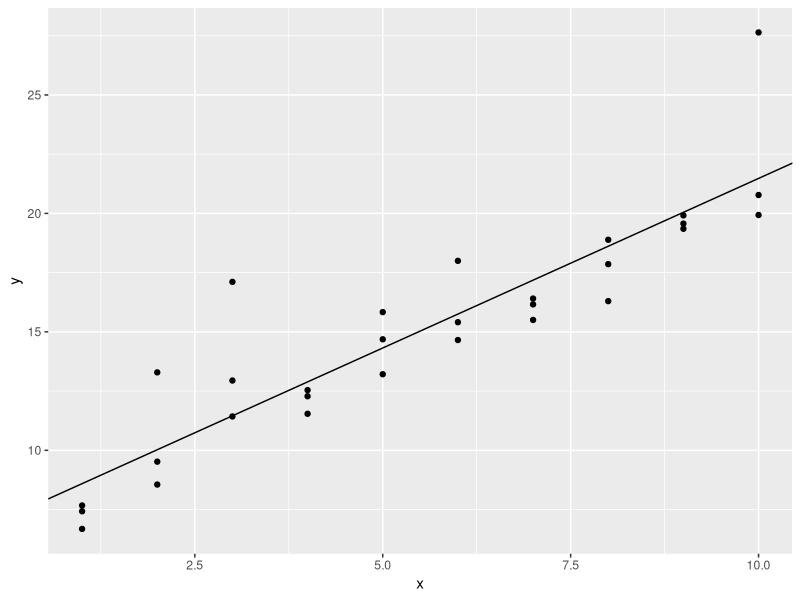
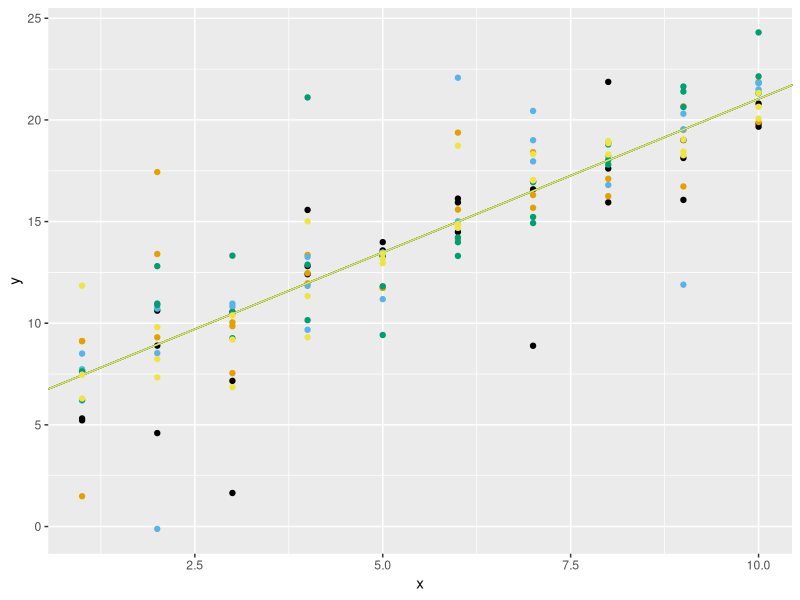
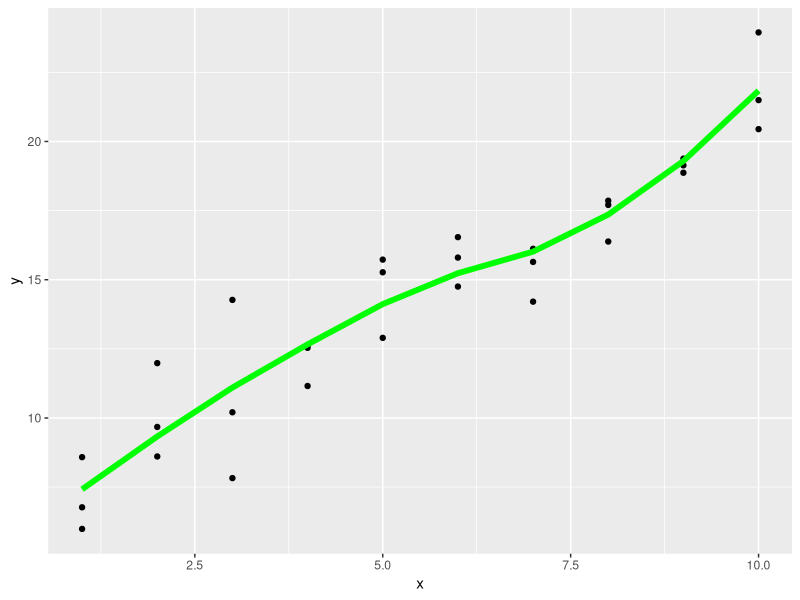
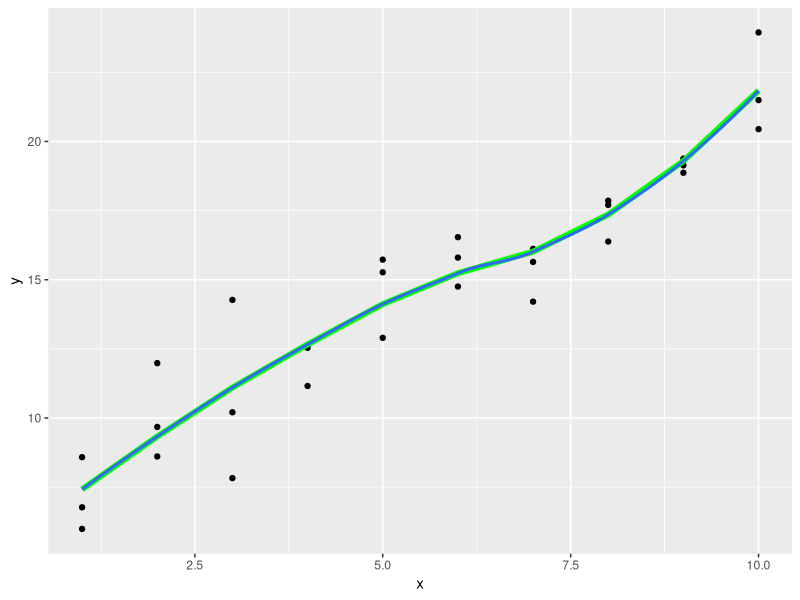

Reproduce these figures in R, in order.
## ---- chunk 1
knitr::opts_chunk$set(echo = TRUE)
#required packages
library(modelr)
library(tidyverse)
options(na.action = na.warn)
## ---- chunk 2
sim1a <- tibble(
  x = rep(1:10, each = 3),
  y = x * 1.5 + 6 + rt(length(x), df = 2)
)
## ---- chunk 3
#fit
model1 <- sim1a %>%
  lm(y~x, .) %>%
  coef(.)
#plot it
  ggplot(sim1a) +
  geom_abline(aes(intercept = model1[1], slope = model1[2])) +
  geom_point(mapping = aes(x,y))
## ---- chunk 4
#list to hold results
models <- list(NULL, NULL, NULL, NULL, NULL)

#loop to get data points and params
for(a in 1:5){
  #data gen
  dat_hold <- tibble(
  x = rep(1:10, each = 3),
  y = x * 1.5 + 6 + rt(length(x), df = 2))
  
  #param
  par_hold <- dat_hold %>%
  lm(y~x, .) %>%
  coef(.)
  
  #slam them into the list!
  models[[a]] <- list(dat_hold, par_hold)
  names(models)[a] <- paste0("model", a)
}
## ---- chunk 5
#cb friendly palette
cbbPalette <- c("#000000", "#E69F00", "#56B4E9", "#009E73", "#F0E442", "#0072B2", "#D55E00", "#CC79A7")

p <- ggplot()
for(b in seq_along(models)){
  p <- p+ geom_abline(aes(intercept = models[[b]][[2]][1], slope = models[[b]][[2]][2]), color = cbbPalette[b]) +
  geom_point(mapping = aes(x,y), data = models[[b]][[1]], color = cbbPalette[b])
}
p
## ---- chunk 6
sim1a <- tibble(
  x = rep(1:10, each = 3),
  y = x * 1.5 + 6 + rt(length(x), df = 2)
)
## ---- chunk 7
loess_sim1a <- loess(y~x, data = sim1a)
## ---- chunk 8
#grid time
grid_sim1a <- sim1a %>%
  data_grid(x)

#prediction time
grid_sim1a <- grid_sim1a %>%
  add_predictions(loess_sim1a)
## ---- chunk 9
p <- ggplot(data = sim1a, mapping = aes(x = x)) +
  geom_point(mapping = aes(y = y))

#visualize loess version
pl <- p +  geom_line(mapping = aes(y = pred), data = grid_sim1a, colour = "green", size = 2)

pl
#visualize geom_smooth version
pls <- pl + geom_smooth(mapping = aes(y = y), se = FALSE)

pls
